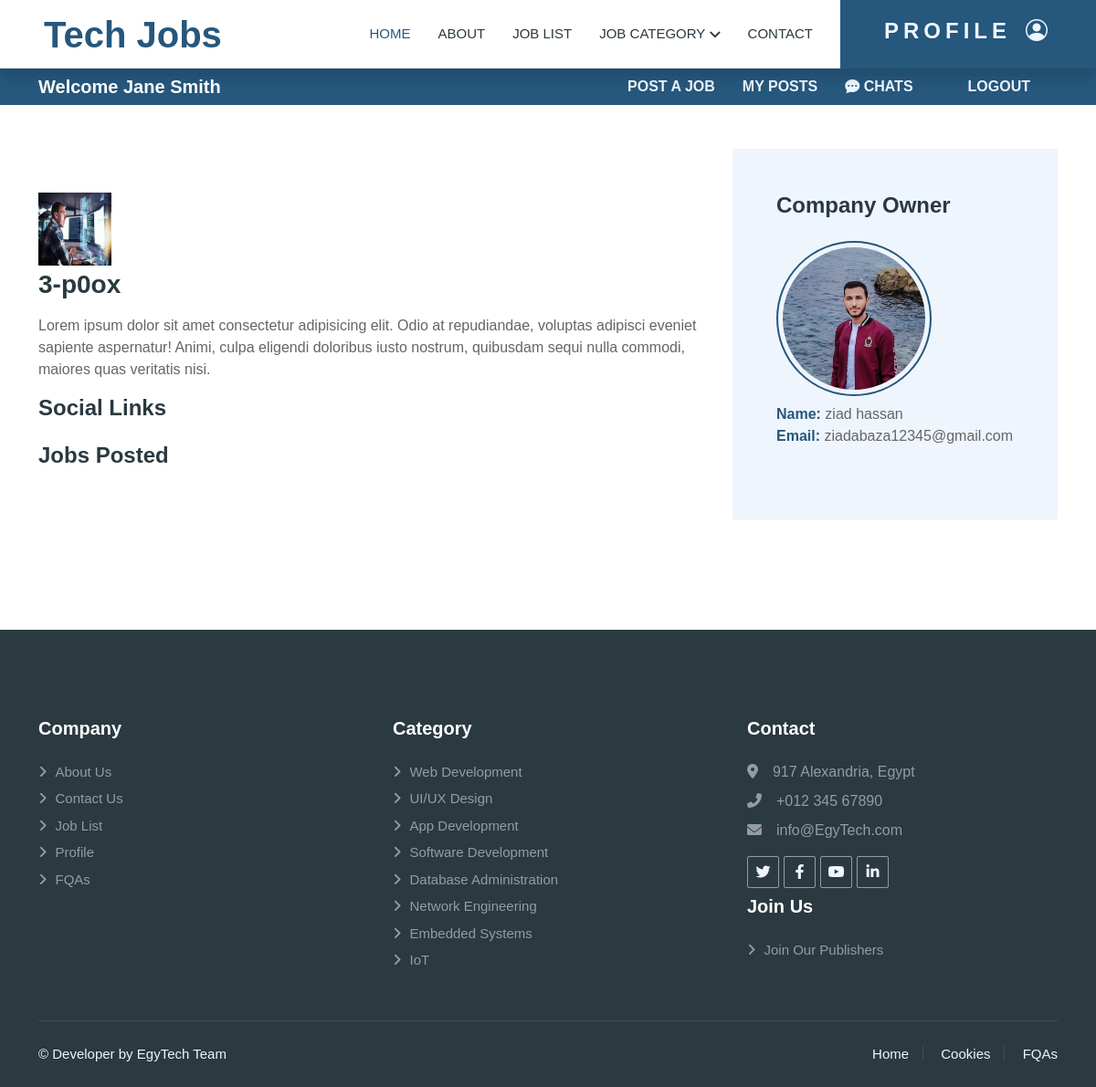
Page /company-detail.php?companyId=4 (signed in) on the committed database.
### tables this page shows
CREATE TABLE `companies` (
  `id` bigint(20) UNSIGNED NOT NULL,
  `name` varchar(255) NOT NULL,
  `description` text NOT NULL,
  `image` varchar(255) DEFAULT NULL,
  `category` enum('Web Development','UI/UX Design','App Development','Software Development','Database Administration','Network Engineering','Embedded Systems','IoT') DEFAULT NULL,
  `location` enum('Alexandria','Aswan','Asyut','Beheira','Beni Suef','Cairo','Dakahlia','Damietta','Faiyum','Gharbia','Giza','Ismailia','Kafr El Sheikh','Luxor','Matruh','Minya','Monufia','New Valley','North Sinai','Port Said','Qalyubia','Qena','Red Sea','Sharqia','Sohag','South Sinai','Suez') DEFAULT NULL,
  `email` varchar(255) NOT NULL,
  `phone` varchar(255) NOT NULL,
  `user_id` bigint(20) UNSIGNED NOT NULL,
  `created_at` timestamp NULL DEFAULT NULL,
  `updated_at` timestamp NULL DEFAULT NULL
);

CREATE TABLE `users` (
  `id` bigint(20) UNSIGNED NOT NULL,
  `name` varchar(255) NOT NULL,
  `email` varchar(255) NOT NULL,
  `password` varchar(255) NOT NULL,
  `role` enum('recruiter','employee') NOT NULL,
  `status` tinyint(1) NOT NULL DEFAULT 1,
  `image` varchar(255) DEFAULT NULL,
  `phone` varchar(255) DEFAULT NULL,
  `user_details_id` bigint(20) UNSIGNED DEFAULT NULL,
  `created_at` timestamp NULL DEFAULT NULL,
  `updated_at` timestamp NULL DEFAULT NULL
);

### controller/DetailsController.php (called while the page is built, shortened)
<?php
include("Traits/CrudOperationsTrait.php");
class DatabaseOperations
{
    public function __construct($connection)
    {
        $this->connection = $connection;
    }
    public function findCompanyById($id)
    {
        $sql = "SELECT companies.*,
        GROUP_CONCAT(DISTINCT social_links.name) as social_name,
        GROUP_CONCAT(DISTINCT social_links.url SEPARATOR '<br>') as social_link,
        GROUP_CONCAT(DISTINCT job_postings.title SEPARATOR '<br>') as job_titles,
        GROUP_CONCAT(DISTINCT job_postings.id SEPARATOR '<br>') as job_ids,
        users.name as owner_name, users.image as owner_image, users.email as owner_email
        FROM companies
        LEFT JOIN social_links ON companies.id = social_links.company_id
        LEFT JOIN job_postings ON companies.id = job_postings.company_id
        JOIN users ON companies.user_id = users.id
        WHERE companies.id = $id
        GROUP BY companies.id";
        return $this->executeQuery($sql);
    }
}
$databaseOperations = new DatabaseOperations($conn);
if (isset($_GET['companyId'])) {
    $companyId = $_GET['companyId'];
    $companyData = $databaseOperations->findCompanyById($companyId);
}
?>

### Traits/CrudOperationsTrait.php (called while the page is built, shortened)
<?php
trait CrudOperationsTrait
{
    private $connection;
    private function executeQuery($sql)
    {
        $result = $this->connection->query($sql);
        if ($result === false) {
            return json_encode(['error' => $this->connection->error], 400);
        } else {
            return $result;
        }
    }
}

### company-detail.php (the view, shortened to what this page needs)
<?php
include("controller/DetailsController.php");
?>
<!DOCTYPE html>
<html lang="en">
<head>
</head>
<body>
    <div class="container-xxl bg-white p-0">
        <?php require_once 'components/navbar.php'; ?>
        <div class="container-xxl py-5 wow fadeInUp" data-wow-delay="0.1s">
            <div class="container">
                <div class="row gy-5 gx-4">
                    <div class="col-lg-8">
                        <?php if ($companyData) : ?>
                            <?php foreach ($companyData as $company) : ?>
                                <div class="mt-5 mb-1 d-flex align-items-center justify-content-center" style="width: 80px; height: 80px;">
                                    <img src="<?php echo $company['image']; ?>" alt="" class="w-100 h-100">
                                </div>
                                <div class="mb-5">
                                    <h3 class="mb-3"><?php echo $company['name']; ?></h3>
                                    <p><?php echo $company['description']; ?></p>
                                    <h4 class="mb-3">Social Links</h4>
                                    <h4 class="mt-4 mb-3">Jobs Posted</h4>
                                </div>
                            <?php endforeach; ?>
                        <?php else : ?>
                            <p>No company data found.</p>
                        <?php endif; ?>
                    </div>
                    <div class="col-lg-4">
                        <div class="bg-light rounded p-5 mb-4 wow slideInUp" data-wow-delay="0.1s">
                            <h4 class="mb-4">Company Owner</h4>
                            <?php foreach ($companyData as $owner) : ?>
                                <div style="width: 170px; height:170px; border:2px solid;" class=" mb-2 rounded-circle border-primary overflow-hidden d-flex justify-content-center align-items-center">
                                    <img class="img-fluid rounded-circle" src="<?php echo $owner['owner_image']; ?>" alt="<?php echo $owner['owner_name']; ?>" style="width: 160px; height:160px; padding:2px;">
                                </div>
                                <p class="m-0"><span class="fw-bold text-primary">Name:</span> <?php echo $owner['owner_name']; ?></p>
                                <p class="m-0"><span class="fw-bold text-primary">Email:</span> <?php echo $owner['owner_email']; ?></p>
                            <?php endforeach; ?>
                        </div>
                    </div>
                </div>
            </div>
        </div>
        <?php require_once 'components/footer.php'; ?>
    </div>
</body>
</html>

### css/style.css (style rules this page uses)
:root { --primary: #26577d; --secondary: #e55604; --light: #eff5fd; --dark: #2b3940; }

### rows in the picture
companies: image (picture), name "3-p0ox", description "Lorem ipsum dolor sit amet consectetur adipisicing elit. Odio at repudiandae, voluptas adipisci eveniet sapiente aspernatur! Animi, culpa eligendi doloribus iusto nostrum, quibusdam sequi nulla commodi, maiores quas veritatis nisi.", user.image (picture), user.name "ziad hassan", user.email "ziadabaza12345@gmail.com"

### other values in the picture
$btn_text "PROFILE"
$username "Jane Smith"
